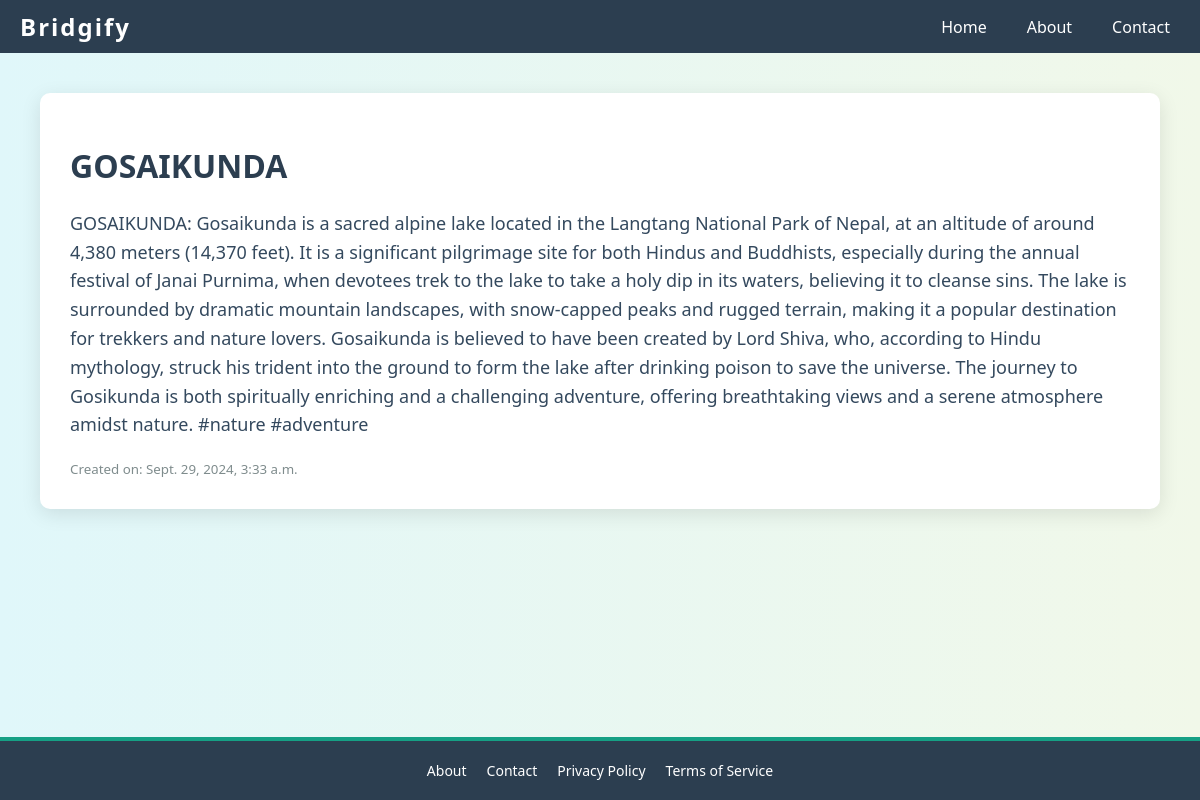
Screenshot of /post/15/ with the database file from the repository.
### App/models.py (models this page shows)
class Post(models.Model):
    title = models.CharField(max_length=200)
    para = models.CharField(max_length=20000000)
    created = models.DateTimeField(auto_now_add=True)

### App/views.py (the view)
# urls.py: path('post/<int:post_id>/', views.post_detail, name='post_detail'),
def post_detail(request, post_id):
    post = get_object_or_404(Post, id=post_id)
    return render(request, 'post_detail.html', {'post': post})

### templates/post_detail.html (shortened to what this page needs)
<!DOCTYPE html>
<html lang="en">
<head>
</head>
<body>
    <nav class="top-navbar">
       <a href="{% url 'home' %}"><div class="logo">Bridgify</div></a>
        <ul class="nav-links">
            <li><a href="{% url 'home' %}">Home</a></li>
            <li><a href="about.html">About</a></li>
            <li><a href="contact.html">Contact</a></li>
        </ul>
    </nav>
    <main>
        <div class="container">
            <h1>{{ post.title }}</h1>
            <p>{{ post.para }}</p>
            <small>Created on: {{ post.created }}</small>
            <br>
        </div>
    </main>
    <footer>
        <a href="about.html">About</a>
        <a href="contact.html">Contact</a>
        <a href="privacy.html">Privacy Policy</a>
        <a href="terms.html">Terms of Service</a>
    </footer>
</body>
</html>

### templates/post_detail.html (style rules this page uses)
html, body { height: 100%; margin: 0; }
body { font-family: 'Segoe UI', Tahoma, Geneva, Verdana, sans-serif; background: linear-gradient(to right, #e0f7fa, #f1f8e9); overflow-x: hidden; display: flex; flex-direction: column; }
.top-navbar { background-color: #2c3e50; color: white; padding: 10px 20px; display: flex; justify-content: space-between; align-items: center; position: sticky; top: 0; z-index: 10; }
.logo { font-size: 24px; font-weight: bold; letter-spacing: 2px; }
.nav-links { display: flex; list-style-type: none; margin: 0; padding: 0; }
.nav-links li { margin-left: 20px; }
.nav-links a { color: white; font-size: 16px; padding: 10px; border-radius: 5px; transition: background-color 0.3s ease, color 0.3s ease; }
main { flex: 1; padding: 40px; max-width: 1200px; margin: 0 auto; }
.container { background-color: white; padding: 30px; border-radius: 10px; box-shadow: 0 5px 20px rgba(0, 0, 0, 0.1); }
h1 { color: #2c3e50; font-size: 32px; }
p { color: #34495e; font-size: 18px; line-height: 1.6; }
small { color: #7f8c8d; }
a { text-decoration: none; }
.logo { color: white; text-decoration: none; }
footer { background-color: #2c3e50; color: white; padding: 20px 0; text-align: center; width: 100%; display: flex; justify-content: center; gap: 20px; border-top: 4px solid #16a085; position: relative; bottom: 0; }
footer a { color: white; text-decoration: none; font-size: 14px; }

### rows the page displays
Post: title "GOSAIKUNDA", para "GOSAIKUNDA: Gosaikunda is a sacred alpine lake located in the Langtang National Park of Nepal, at an altitude of around 4,380 meters (14,370 feet). It is a significant pilgrimage site for both Hindus and Buddhists, especially during the annual festival of Janai Purnima, when devotees trek to the lake to take a holy dip in its waters, believing it to cleanse sins. The lake is surrounded by dramatic mountain landscapes, with snow-capped peaks and rugged terrain, making it a popular destination for trekkers and nature lovers. Gosaikunda is believed to have been created by Lord Shiva, who, according to Hindu mythology, struck his trident into the ground to form the lake after drinking poison to…", created "Sept. 29, 2024, 3:33 a.m."
